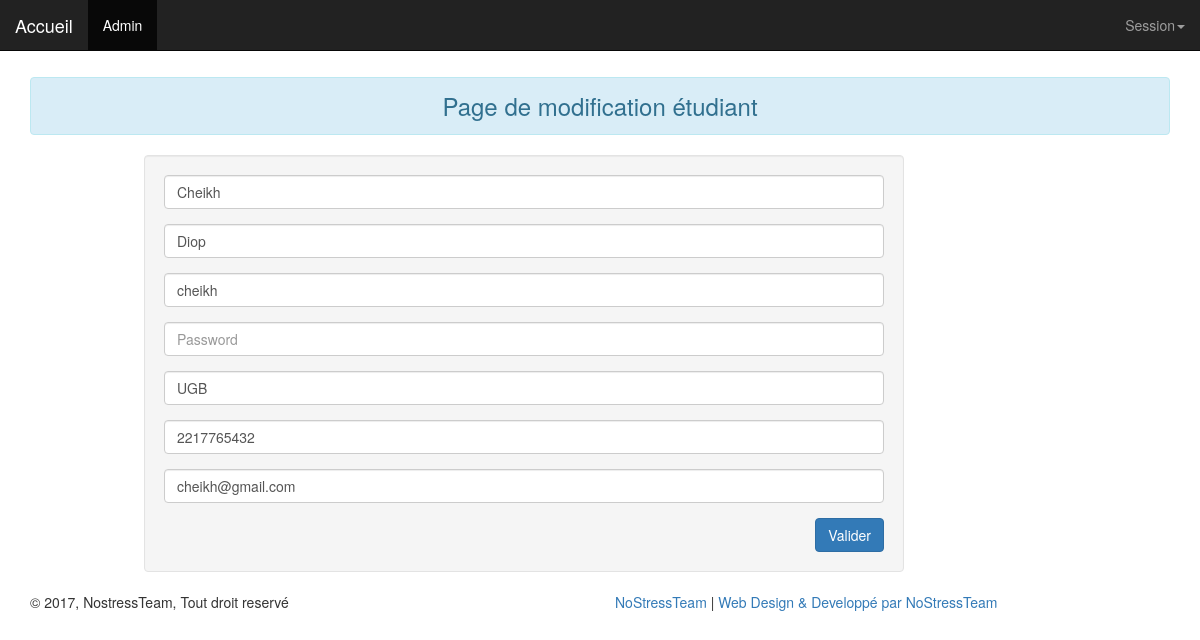
/modifier.php?recordID=1, run on the app's committed database.
### tables this page shows
CREATE TABLE IF NOT EXISTS `etudiants` (
  `id` int(10) NOT NULL AUTO_INCREMENT,
  `prenoms` varchar(100) NOT NULL,
  `nom` varchar(50) NOT NULL,
  `login` varchar(100) NOT NULL,
  `mdp` varchar(100) NOT NULL,
  `telephone` varchar(10) NOT NULL,
  `adresse` varchar(100) NOT NULL,
  `email` varchar(50) NOT NULL,
  PRIMARY KEY (`id`)
);

### modifier.php (the view, shortened to what this page needs)
<?php require_once('Connections/cnx.php'); ?>
<?php
if (!function_exists("GetSQLValueString")) {
    function GetSQLValueString($theValue, $theType, $theDefinedValue = "", $theNotDefinedValue = "")
    {
        $theValue = function_exists("mysql_real_escape_string") ? mysql_real_escape_string($theValue) : mysql_escape_string($theValue);
        switch ($theType) {
            case "long":
            case "int":
                $theValue = ($theValue != "") ? intval($theValue) : "NULL";
                break;
        }
        return $theValue;
    }
}
$editFormAction = $_SERVER['PHP_SELF'];
if (isset($_SERVER['QUERY_STRING'])) {
    $editFormAction .= "?" . htmlentities($_SERVER['QUERY_STRING']);
}
$colname_Recordset1 = "-1";
if (isset($_GET['recordID'])) {
    $colname_Recordset1 = $_GET['recordID'];
}
$query_Recordset1 = sprintf("SELECT * FROM etudiants WHERE id = %s", GetSQLValueString($colname_Recordset1, "int"));
$Recordset1 = mysql_query($query_Recordset1, $cnx) or die(mysql_error());
$row_Recordset1 = mysql_fetch_assoc($Recordset1);
?>
<!doctype html>
<html>
<head>
    <link rel="stylesheet" href="https://maxcdn.bootstrapcdn.com/bootstrap/3.3.7/css/bootstrap.min.css">
    <link href="https://cdnjs.cloudflare.com/ajax/libs/font-awesome/4.4.0/css/font-awesome.min.css" rel='stylesheet' type='text/css'>
</head>
<body>
<nav class="navbar navbar-inverse navbar-fixed-top" >
    <div class="container-fluid">
        <div class="navbar-header">
            <a class="navbar-brand" href="index.php" style="color:#FFF">Accueil</a></div>
        <div class="collapse navbar-collapse" id="topFixedNavbar1">
            <ul class="nav navbar-nav">
                <li class="active"><a href="admin.php">Admin<span class="sr-only">(current)</span></a></li>
            </ul>
            <ul class="nav navbar-nav navbar-right">
                <li class="dropdown"><a href="#" class="dropdown-toggle" data-toggle="dropdown" role="button" aria-haspopup="true" aria-expanded="false">Session<span class="caret"></span></a>
                </li>
            </ul>
        </div>
    </div>
</nav>
<div class="container">
        <div class="form-area">
            <form method="post" name="form1" action="<?php echo $editFormAction; ?>">
                <br style="clear:both">
                <h3 class="alert alert-info" style="margin-top: 5%; text-align: center;">Page de modification étudiant</h3>
                <div class="well col-md-8 center-block" style="margin-left: 10%">
                    <div class="form-group ">
                        <input size="60" maxlength="255" class="form-control" placeholder="Prenom" name="prenoms"type="text" value="<?php echo htmlentities($row_Recordset1['prenoms'], ENT_COMPAT, 'utf-8'); ?>">                                                           </div>
                    <div
                    <div class="form-group ">
                        <input size="60" maxlength="255" class="form-control" placeholder="Nom" name="nom"type="text" value="<?php echo htmlentities($row_Recordset1['nom'], ENT_COMPAT, 'utf-8'); ?>">
                    </div>
                    <div class="form-group">
                        <input size="60" maxlength="255" class="form-control" placeholder="Login" name="login"type="text" value="<?php echo htmlentities($row_Recordset1['login'], ENT_COMPAT, 'utf-8'); ?>">                                                       					                                       </div>
                    <div class="form-group ">
                        <input size="60" maxlength="255" class="form-control" placeholder="Password" name="mdp" type="password">                                    </div>
                    <div class="form-group ">
                        <input size="60" maxlength="255" class="form-control" placeholder="Adresse" name="adresse" id="UserRegistration_address" type="text" value="<?php echo htmlentities($row_Recordset1['adresse'], ENT_COMPAT, 'utf-8'); ?>">                                    </div>
                    <div class="form-group ">
                        <input size="60" maxlength="255" class="form-control" placeholder="Numero de Téléphone" name="telephone" type="text" value="<?php echo htmlentities($row_Recordset1['telephone'], ENT_COMPAT, 'utf-8'); ?>">                                                                  </div>
                    <div class="form-group">
                        <input size="60" maxlength="255" class="form-control" placeholder="Email" name="email" id="UserRegistration_address" type="text" value="<?php echo htmlentities($row_Recordset1['email'], ENT_COMPAT, 'utf-8'); ?>">                                    </div>
                    <button  type="submit" id="submit" name="submit" class="btn btn-primary pull-right">Valider </button>
                </div>
            </form>
        </div>
    </div>
<footer>
    <div class="footer-bottom" >
        <div class="container">
            <div class="row">
                <div class="col-xs-12 col-sm-6 col-md-6 col-lg-6">
                    <div class="copyright">
                        © 2017, NostressTeam, Tout droit reservé
                    </div>
                </div>
                <div class="col-xs-12 col-sm-6 col-md-6 col-lg-6">
                    <div class="design">
                        <a href="#">NoStressTeam</a> |  <a href="#">Web Design & Developpé par NoStressTeam</a>
                    </div>
                </div>
            </div>
        </div>
    </div>
</footer>
</body>
</html>

### data on the page
etudiants: prenoms "Cheikh", nom "Diop", login "cheikh", adresse "UGB", telephone "2217765432", email "cheikh@gmail.com"
